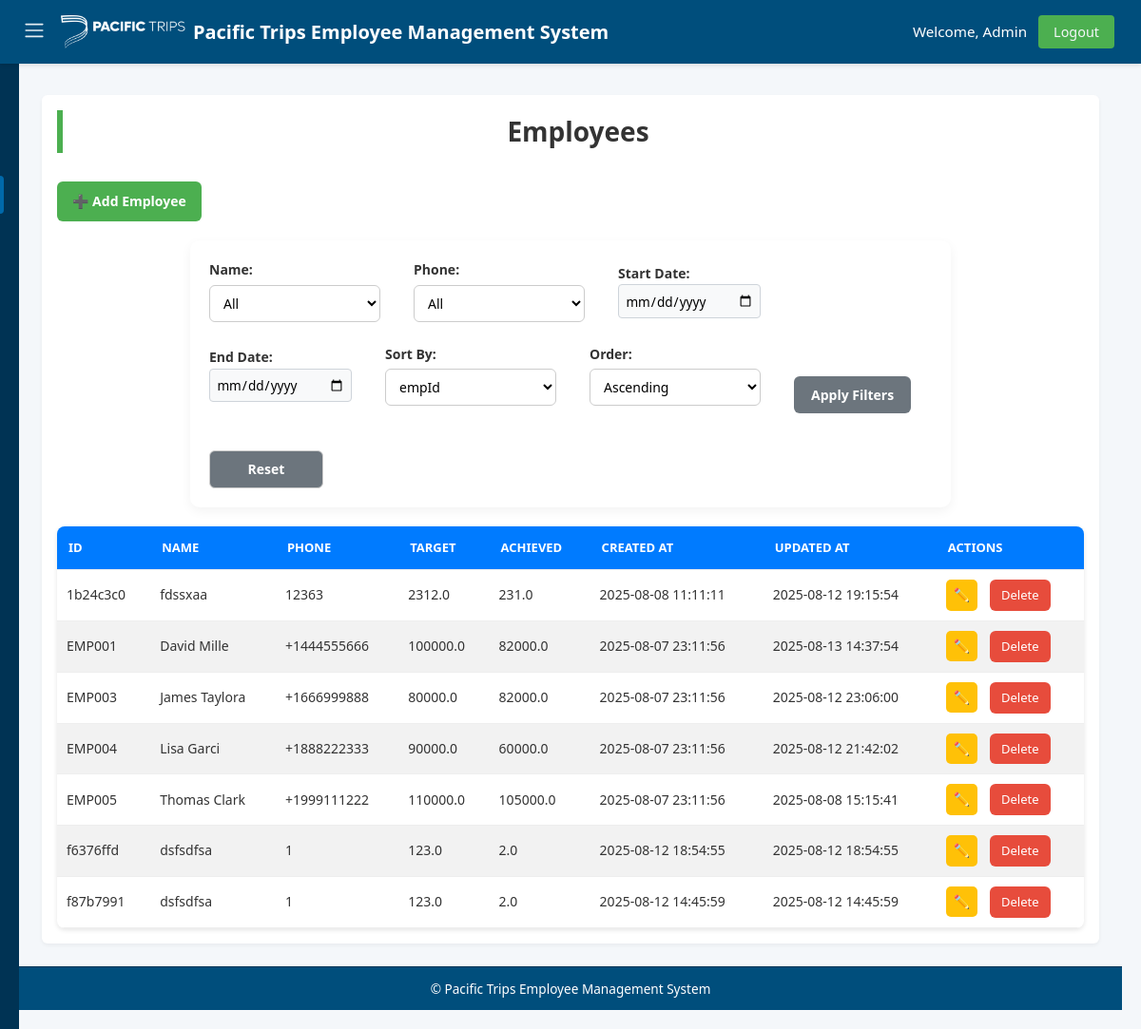
Before: /employees (signed in) with the older database file.
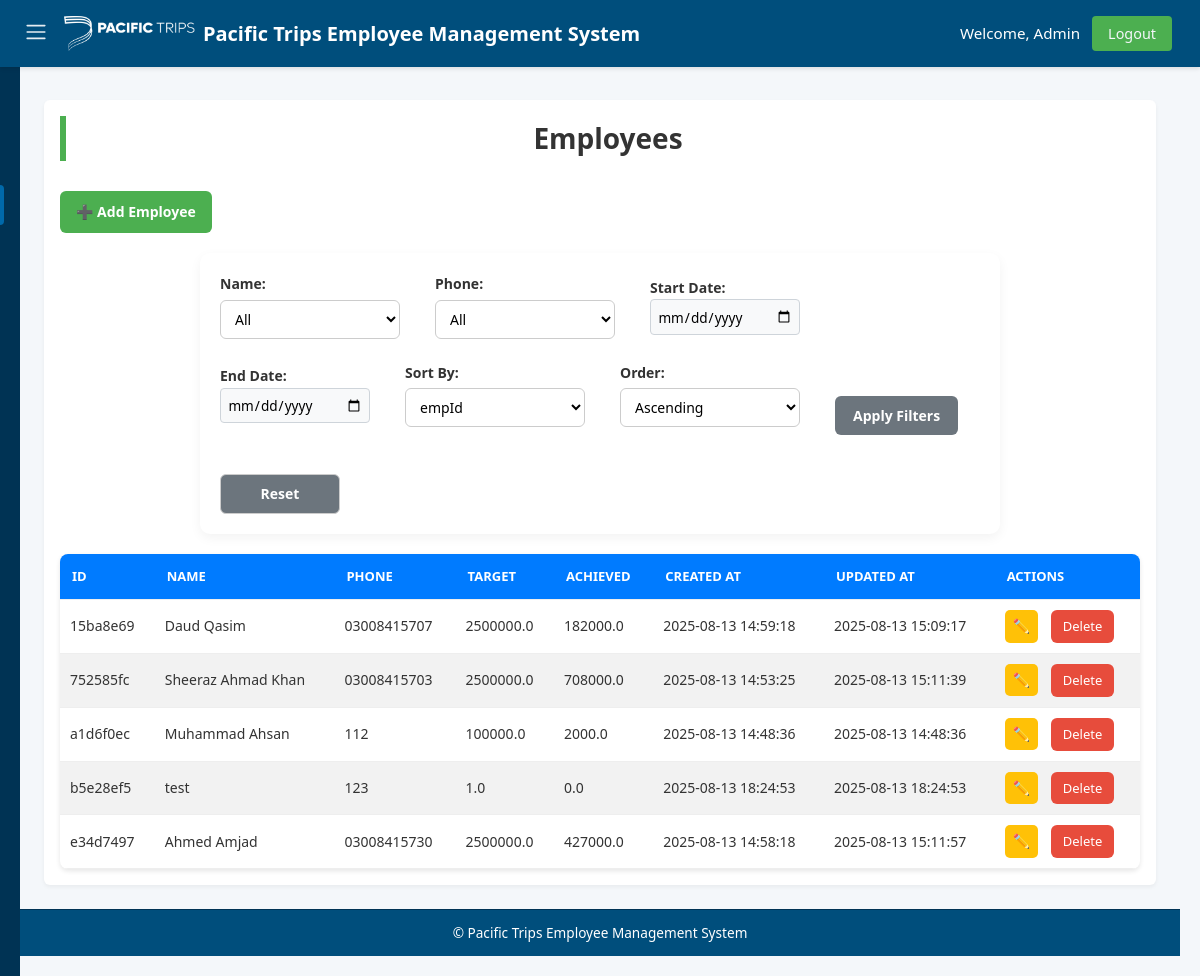
After: the same page with the newer database file.
### tables this page shows
CREATE TABLE employees (
    empId TEXT PRIMARY KEY,
    empName TEXT NOT NULL,
    phoneNo TEXT,
    targetAmount REAL NOT NULL CHECK (targetAmount >= 0),
    achievedAmount REAL NOT NULL CHECK (achievedAmount >= 0),
    createdAt TEXT DEFAULT CURRENT_TIMESTAMP,
    updatedAt TEXT DEFAULT CURRENT_TIMESTAMP
);

### app.py (the view)
    def wrap(*args, **kwargs):
        if 'user_id' not in session:
            flash('Please login first.', 'danger')
            return redirect(url_for('login'))
        if session.get('role') != 'admin':
            flash('Admin access required.', 'danger')
            return redirect(url_for('index'))
        return f(*args, **kwargs)

### app.py (called while the page is built)
def get_db_connection():
    conn = sqlite3.connect(DATABASE, timeout=10)
    conn.row_factory = sqlite3.Row
    conn.execute("PRAGMA journal_mode=WAL")
    return conn

def admin_required(f):
    def wrap(*args, **kwargs):
        if 'user_id' not in session:
            flash('Please login first.', 'danger')
            return redirect(url_for('login'))
        if session.get('role') != 'admin':
            flash('Admin access required.', 'danger')
            return redirect(url_for('index'))
        return f(*args, **kwargs)
    wrap.__name__ = f.__name__
    return wrap

### templates/employees.html (shortened to what this page needs)
{% extends "base.html" %}
{% block content %}
<h2>Employees</h2>
<div class="button-group">
    <a href="{{ url_for('add_employee') }}" class="btn">➕ Add Employee</a>
</div>
<form method="GET" action="{{ url_for('employees') }}" class="filter-form">
    <label>Name:
        <select name="empName">
            <option value="">All</option>
        </select>
    </label>
    <label>Phone:
        <select name="phoneNo">
            <option value="">All</option>
        </select>
    </label>
    <label>Start Date:
        <input type="date" name="start_date" value="{{ filters.start_date }}">
    </label>
    <label>End Date:
        <input type="date" name="end_date" value="{{ filters.end_date }}">
    </label>
    <label>Sort By:
        <select name="sort_by">
            {% for col in ['empId', 'empName', 'targetAmount', 'achievedAmount', 'createdAt', 'updatedAt'] %}
            <option value="{{ col }}" {% if sort_by == col %}selected{% endif %}>{{ col }}</option>
            {% endfor %}
        </select>
    </label>
    <label>Order:
        <select name="sort_order">
            <option value="asc" {% if sort_order == 'asc' %}selected{% endif %}>Ascending</option>
        </select>
    </label>
    <button type="submit" class="btn">Apply Filters</button>
    <a href="{{ url_for('employees') }}" class="btn danger">Reset</a>
</form>
<table>
    <thead>
        <tr>
            <th>ID</th>
            <th>Name</th>
            <th>Phone</th>
            <th>Target</th>
            <th>Achieved</th>
            <th>Created At</th>
            <th>Updated At</th>
            <th>Actions</th>
        </tr>
    </thead>
    <tbody>
        {% for employee in employees %}
        <tr>
            <td>{{ employee.empId }}</td>
            <td>{{ employee.empName }}</td>
            <td>{{ employee.phoneNo or '' }}</td>
            <td>{{ employee.targetAmount }}</td>
            <td>{{ employee.achievedAmount }}</td>
            <td>{{ employee.createdAt }}</td>
            <td>{{ employee.updatedAt }}</td>
            <td>
                <a href="{{ url_for('edit_employee', emp_id=employee.empId) }}" class="btn small">✏️</a>
                <a href="{{ url_for('delete_employee', emp_id=employee.empId) }}" class="btn-delete"
                   onclick="return confirm('Delete this employee?')">Delete</a>
            </td>
        </tr>
        {% endfor %}
    </tbody>
</table>
{% endblock %}

Changed rows visible on the page:
removed employees: empId "1b24c3c0", empName "fdssxaa", phoneNo "12363", targetAmount "2312.0", achievedAmount "231.0", createdAt "2025-08-08 11:11:11", updatedAt "2025-08-12 19:15:54"
removed employees: empId "EMP001", empName "David Mille", phoneNo "+1444555666", targetAmount "100000.0", achievedAmount "82000.0", createdAt "2025-08-07 23:11:56", updatedAt "2025-08-13 14:37:54"
removed employees: empId "EMP003", empName "James Taylora", phoneNo "+1666999888", targetAmount "80000.0", achievedAmount "82000.0", createdAt "2025-08-07 23:11:56", updatedAt "2025-08-12 23:06:00"
removed employees: empId "EMP004", empName "Lisa Garci", phoneNo "+1888222333", targetAmount "90000.0", achievedAmount "60000.0", createdAt "2025-08-07 23:11:56", updatedAt "2025-08-12 21:42:02"
removed employees: empId "EMP005", empName "Thomas Clark", phoneNo "+1999111222", targetAmount "110000.0", achievedAmount "105000.0", createdAt "2025-08-07 23:11:56", updatedAt "2025-08-08 15:15:41"
removed employees: empId "f6376ffd", empName "dsfsdfsa", phoneNo "1", targetAmount "123.0", achievedAmount "2.0", createdAt "2025-08-12 18:54:55", updatedAt "2025-08-12 18:54:55"
removed employees: empId "f87b7991", empName "dsfsdfsa", phoneNo "1", targetAmount "123.0", achievedAmount "2.0", createdAt "2025-08-12 14:45:59", updatedAt "2025-08-12 14:45:59"
added employees: empId "15ba8e69", empName "Daud Qasim", phoneNo "03008415707", targetAmount "2500000.0", achievedAmount "182000.0", createdAt "2025-08-13 14:59:18", updatedAt "2025-08-13 15:09:17"
added employees: empId "752585fc", empName "Sheeraz Ahmad Khan", phoneNo "03008415703", targetAmount "2500000.0", achievedAmount "708000.0", createdAt "2025-08-13 14:53:25", updatedAt "2025-08-13 15:11:39"
added employees: empId "a1d6f0ec", empName "Muhammad Ahsan", phoneNo "112", targetAmount "100000.0", achievedAmount "2000.0", createdAt "2025-08-13 14:48:36", updatedAt "2025-08-13 14:48:36"
added employees: empId "b5e28ef5", empName "test", phoneNo "123", targetAmount "1.0", achievedAmount "0.0", createdAt "2025-08-13 18:24:53", updatedAt "2025-08-13 18:24:53"
added employees: empId "e34d7497", empName "Ahmed Amjad", phoneNo "03008415730", targetAmount "2500000.0", achievedAmount "427000.0", createdAt "2025-08-13 14:58:18", updatedAt "2025-08-13 15:11:57"
